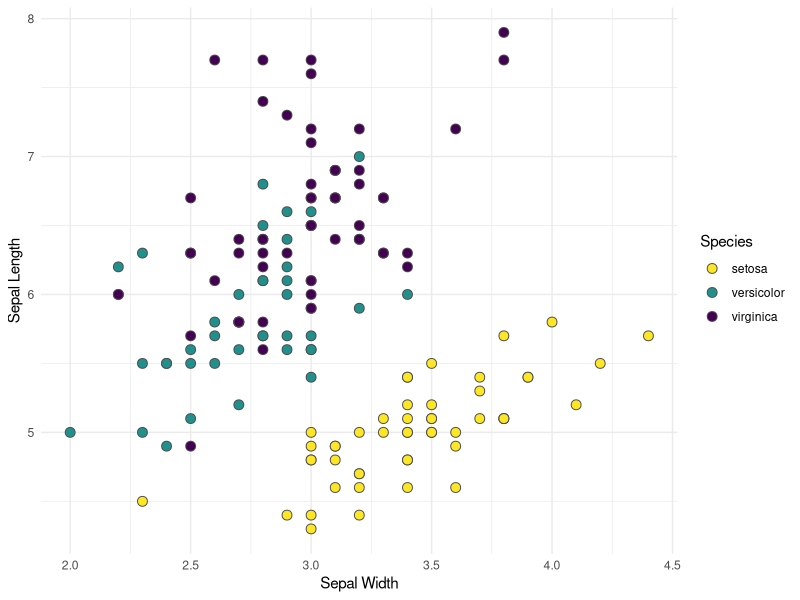
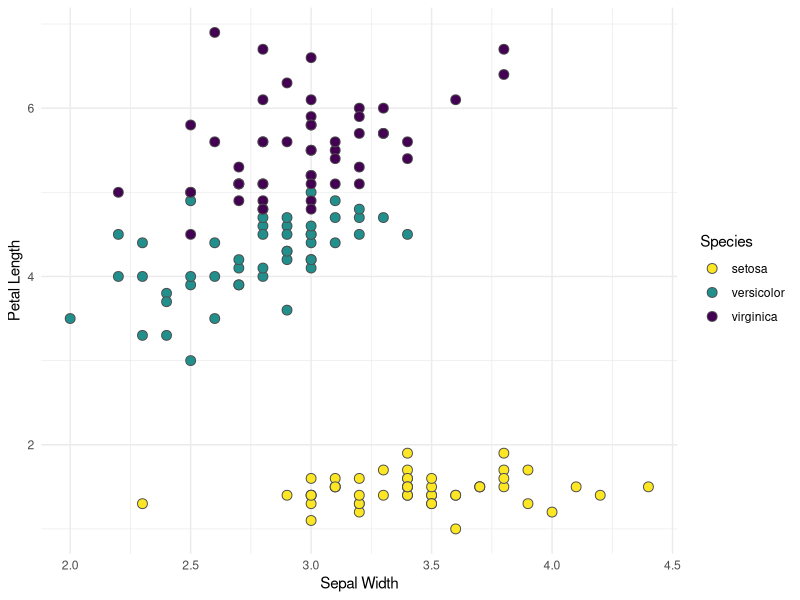
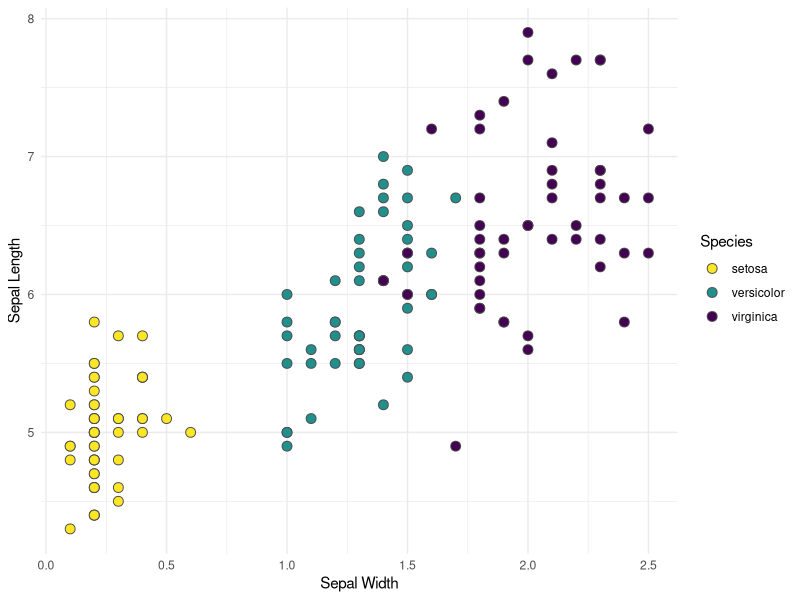
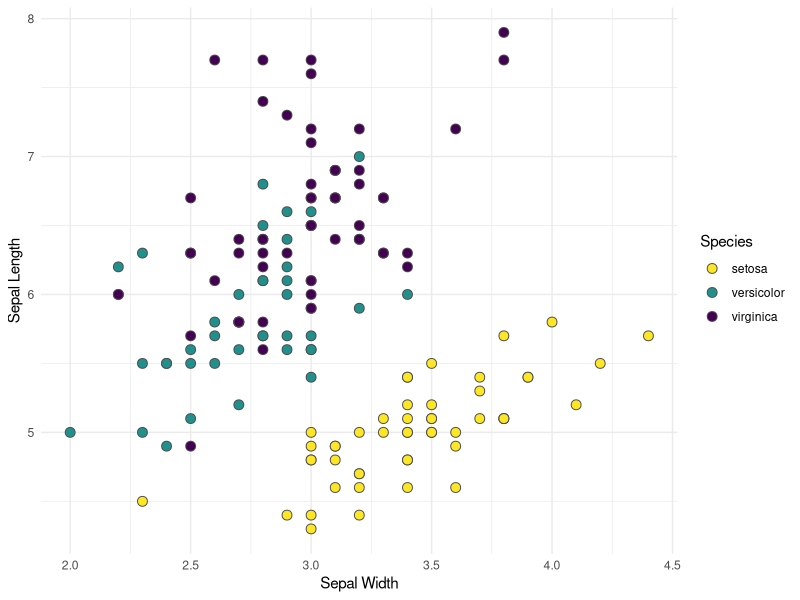
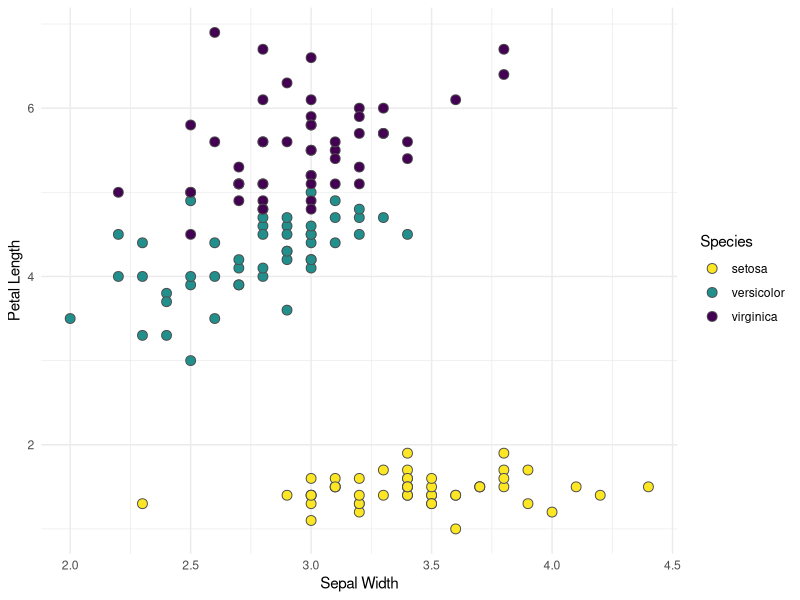
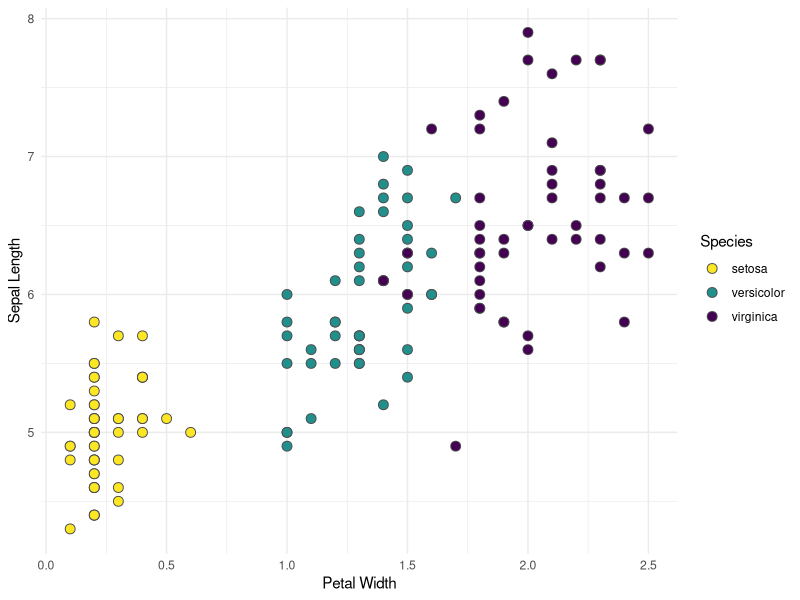
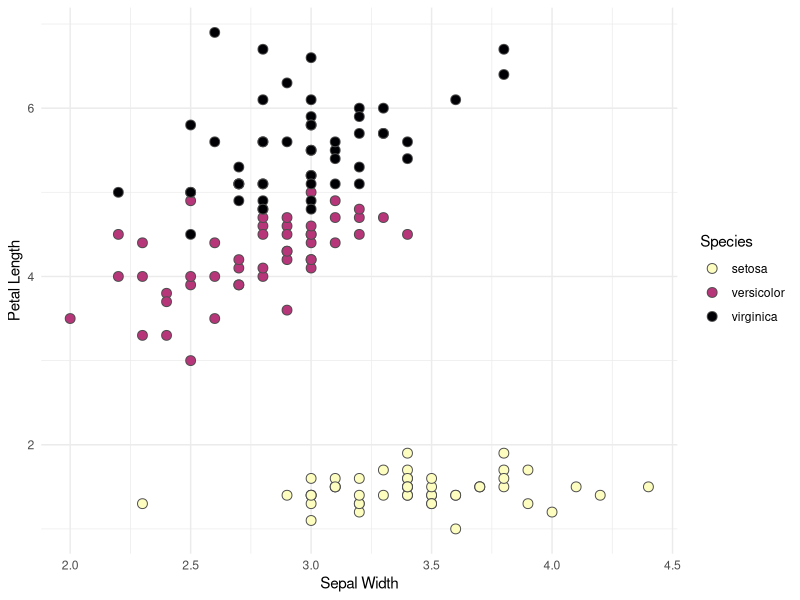
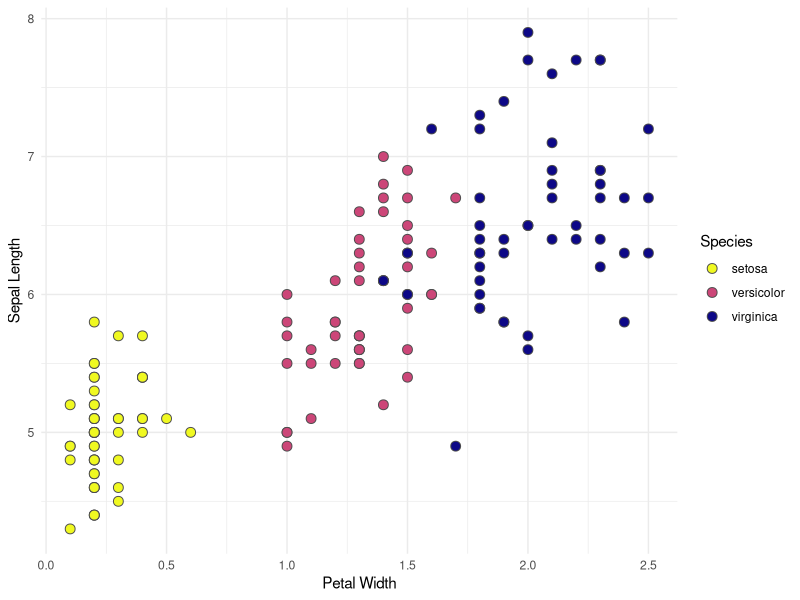

Write the R code that produced these figures, in order.
## ---- chunk 1
library(ggplot2)
library(viridis)
## ---- chunk 2
# Success:
sum(1:10)
# Failure:
# sum2(1:10) # Uncomment to run
## ---- chunk 3
search()
## ---- chunk 4
library(ggplot2)
search()
## ---- chunk 5
a <- 3
kipper <- c(1,2,5)
kip.it <- function(x) x + 5
ls()
## ---- chunk 6
ls("package:viridisLite")
## ---- chunk 7
cakefunction <- function(x, y, kind)
  {
  c <- x + y
  b <- x * y
  h <- c + b
  if(class(h)==kind) {
    print("yes")
    } else {
      print("no")
    }
}
## ---- chunk 8
cakefunction(1, 3, "numeric")
mycake <- cakefunction(1, 3, "numeric")
## ---- chunk 9

## ---- chunk 10
myfunction <- function(x, y){
  c <- x + y
  b <- x * y
  h <- c + b
}

myfunction(1, 3)
myresult <- myfunction(1, 3)
## ---- chunk 11
myfunction2 <- function(x, y)
  {
  c <- x + y
  b <- x * y
  h <- c + b
  return(b)
}

myfunction2(1, 3)
myresult2 <- myfunction2(1, 3)
## ---- chunk 12
ggplot(iris, aes(x = Sepal.Width, y = Sepal.Length, fill=Species)) + 
  geom_point(size = 3, color = "gray30", pch = 21) +
  xlab("Sepal Width") + ylab("Sepal Length") +
  scale_fill_viridis(discrete = TRUE, direction = -1) +
  theme_minimal()

ggplot(iris, aes(x = Sepal.Width, y = Petal.Length, fill = Species)) +
  geom_point(size = 3, color = "gray30", pch = 21) +
  xlab("Sepal Width") + ylab("Petal Length") +
  scale_fill_viridis(discrete = TRUE, direction = -1) +
  theme_minimal()

ggplot(iris, aes(x = Petal.Width, y = Sepal.Length, fill = Species)) +
  geom_point(size = 3, color = "gray30", pch = 21) +
  xlab("Sepal Width") + ylab("Sepal Length") +
  scale_fill_viridis(discrete = TRUE, direction = -1) +
  theme_minimal()
## ---- chunk 13
iris.plot <- function(xpos, ypos){
  ggplot(iris, aes_string(x = xpos, y = ypos, fill = "Species")) + 
  geom_point(size = 3, color = "gray30", pch = 21) +
  xlab(sub("[.]", " ", xpos)) + ylab(sub("[.]", " ", ypos)) +
  scale_fill_viridis(discrete = TRUE, direction = -1) +
  theme_minimal()
}

iris.plot("Sepal.Width", "Sepal.Length")
iris.plot("Sepal.Width", "Petal.Length")
iris.plot("Petal.Width", "Sepal.Length")
## ---- chunk 14
iris.plot <- function(xpos, ypos, opt){
  ggplot(iris, aes_string(x = xpos, y = ypos, fill = "Species")) + 
  geom_point(size = 3, color = "gray30", pch = 21) +
  xlab(sub("[.]", " ", xpos)) + ylab(sub("[.]", " ", ypos)) +
  scale_fill_viridis(discrete = TRUE, direction = -1, option = opt) +
  theme_minimal()
}

iris.plot("Sepal.Width", "Petal.Length", opt = "A")
iris.plot("Petal.Width", "Sepal.Length", opt = "C")
## ---- chunk 15
data("quakes")

# Turn this part into a function:
plot(x = quakes$depth, y = quakes$mag, 
     pch = 21, col = "gray40", bg = "gray80",
     xlab = "Depth", ylab = "Magnitude")
points(x = quakes$depth[quakes$stations==41], 
       y = quakes$mag[quakes$stations==41], pch = 21, bg = "red")
